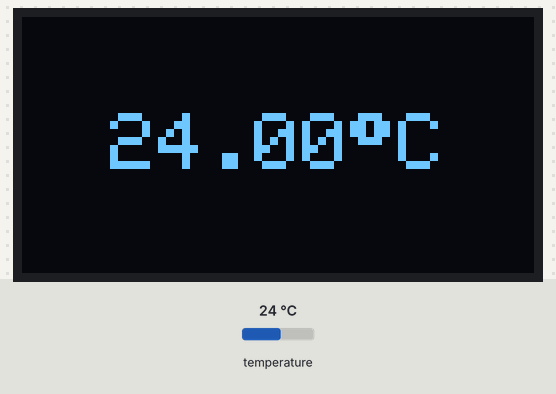
A sketch run on a simulated Arduino Uno, built with avr-gcc and run on an emulated ATmega328P. On the bench: 128×64 one-colour display. The test bench sets the inputs (shaded band); at power-on: temperature 24 °C. What the sketch prints to the serial monitor is not drawn.

Above: at 3.4 s.
3.5 s: temperature set to 12 °C
At 4.9 s:
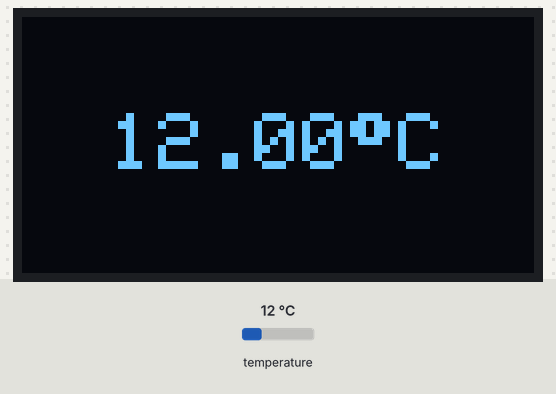
5.5 s: temperature set to 19 °C
At 7.4 s:
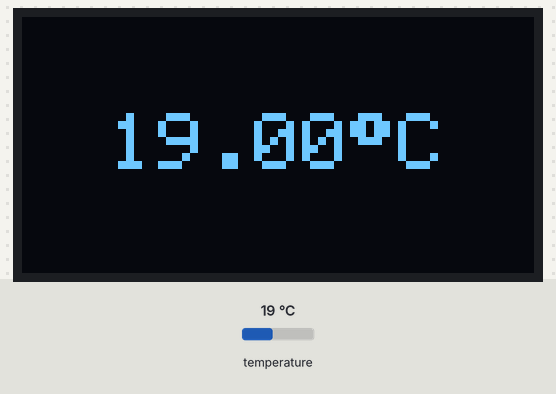
7.9 s: temperature set to 28 °C
At 9.8 s:
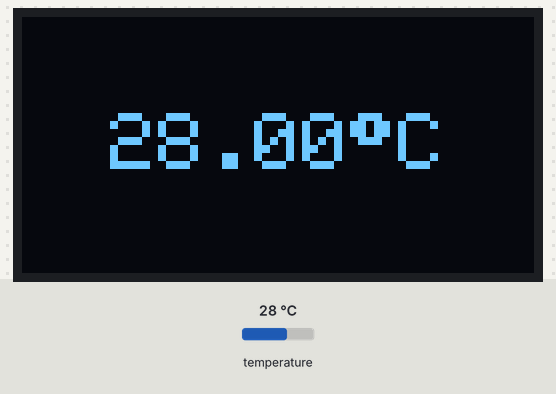
Timing chart, 0 to 11.3 s (numbered marks = the images above; inputs shaded):
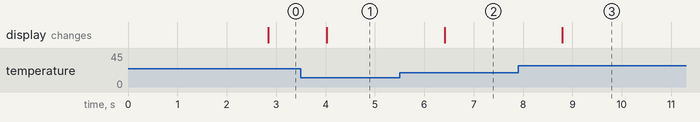

Measured:
- after the input at 3.5 s, the display: changes after 0.53 s (image 1)
- after the input at 5.5 s, the display: changes after 0.91 s (image 2)
- after the input at 7.9 s, the display: changes after 0.90 s (image 3)

The sketch:

DS18B20_Sensor_OLED_Display_Arduino.ino
```cpp
#include <Wire.h>
#include <Adafruit_GFX.h>
#include <Adafruit_SSD1306.h>
#include <OneWire.h>
#include <DallasTemperature.h>

#define SCREEN_WIDTH 128
#define SCREEN_HEIGHT 64

#define SENSOR_PIN 4

Adafruit_SSD1306 oled(SCREEN_WIDTH, SCREEN_HEIGHT, &Wire, -1);
OneWire oneWire(SENSOR_PIN);
DallasTemperature tempSensor(&oneWire);

String tempString;

void setup() {
  Serial.begin(9600);
  if (!oled.begin(SSD1306_SWITCHCAPVCC, 0x3C)) {
    Serial.println(F("SSD1306 allocation failed"));
    while (true)
      ;
  }
  delay(2000);
  oled.clearDisplay();
  oled.setTextSize(2);
  oled.setTextColor(WHITE);
  oled.setCursor(0, 10);
  tempSensor.begin();
  tempString.reserve(10);
}

void loop() {
  tempSensor.requestTemperatures();
  float tempCelsius = tempSensor.getTempCByIndex(0);
  tempString = String(tempCelsius, 2);
  tempString += char(247) + String("C");
  Serial.print("Tempature Sensor:- ");
  Serial.println(tempString);
  oledDisplayCenter(tempString);
  delay(400);
}

void oledDisplayCenter(String text) {
  int16_t x1;
  int16_t y1;
  uint16_t width;
  uint16_t height;

  oled.getTextBounds(text, 0, 0, &x1, &y1, &width, &height);
  oled.clearDisplay();
  oled.setCursor((SCREEN_WIDTH - width) / 2, (SCREEN_HEIGHT - height) / 2);
  oled.println(text);
  oled.display();
}
```
